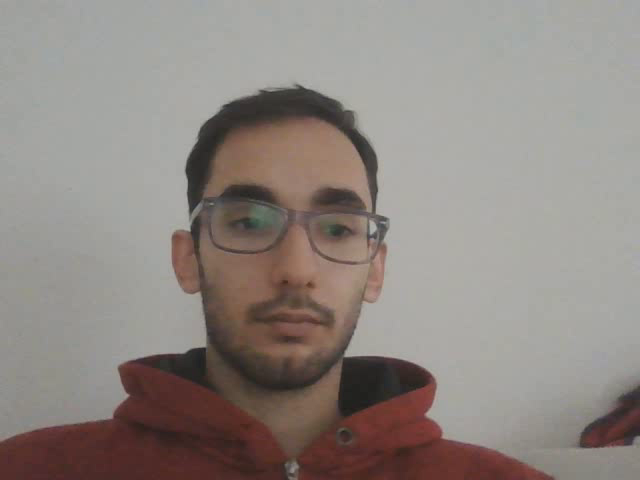
#> input picture frame 12 of görüntü işleme/kameradan görüntü kaydetme/kayit.mp4, 640 x 480 px, given in place of VİDEO.mp4, which was not available
$ python vidCizgiCek.py
#> lines starting #> are read from the running program, lines starting #| are printed output that depends on the picture; after the words box and inside, x2 and y2 are one past the last pixel; in counts of white or black regions, pixels touching at a corner belong together
import cv2

input_path = "VİDEO.mp4"
output_path = "KAYIT_VİDEO_İSMİ.mp4"

cap = cv2.VideoCapture(input_path)
width = int(cap.get(cv2.CAP_PROP_FRAME_WIDTH))
height = int(cap.get(cv2.CAP_PROP_FRAME_HEIGHT))
fps = cap.get(cv2.CAP_PROP_FPS)
fourcc = cv2.VideoWriter_fourcc(*'mp4v')

out = cv2.VideoWriter(output_path, fourcc, fps, (width, height))


while cap.isOpened():
    ret, frame = cap.read()
#> frame is the input picture: shape (480, 640, 3); mean B, G, R 130.1, 135.2, 143.4
    if not ret:
        break

    x_center = width // 2
    cv2.line(frame, (x_center, 0), (x_center, height), (0, 0, 0), thickness=3)
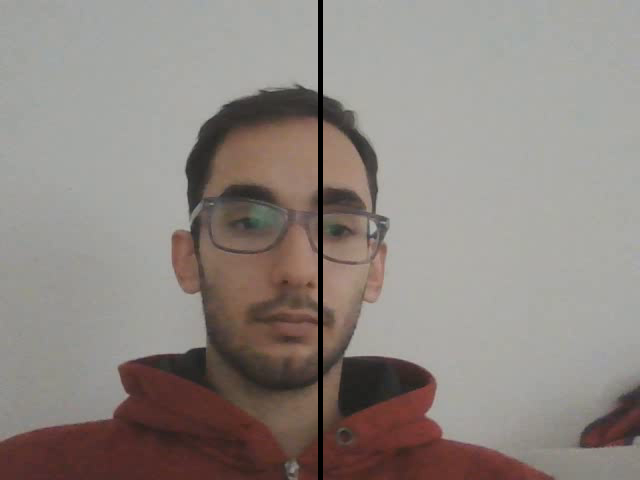
#> frame: shape (480, 640, 3); 0.78% of pixels changed, all inside (x1, y1, x2, y2) = (318, 0, 323, 480)
    out.write(frame)

cap.release()
out.release()
cv2.destroyAllWindows()

$ run again, starting later in the video
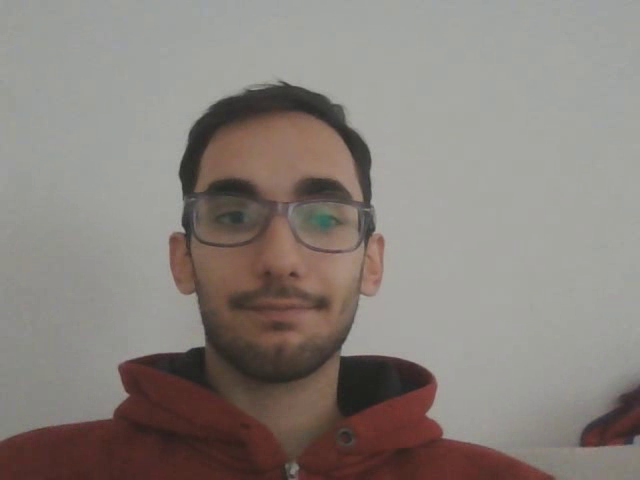
#> input picture frame 58 of görüntü işleme/kameradan görüntü kaydetme/kayit.mp4, 640 x 480 px, given in place of VİDEO.mp4, which was not available
#> frame is the input picture: shape (480, 640, 3); mean B, G, R 124.5, 129.5, 137.3
#> `cv2.line(frame, (x_center, 0), (x_center, height), (0, 0, 0), thicknes..`:
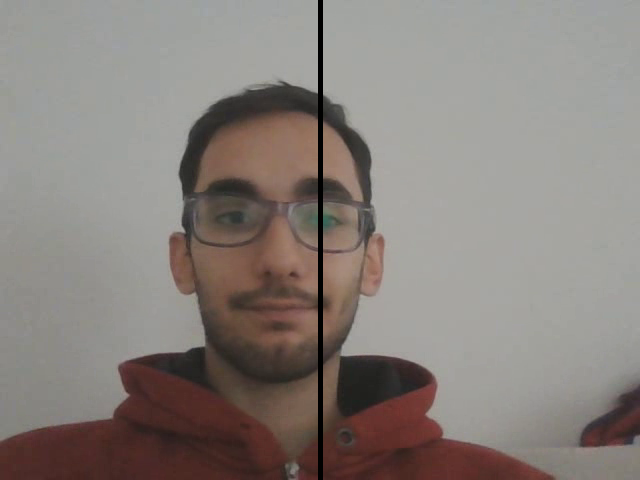
#> frame: shape (480, 640, 3); 0.78% of pixels changed, all inside (x1, y1, x2, y2) = (318, 0, 323, 480)

$ run again, starting later in the video
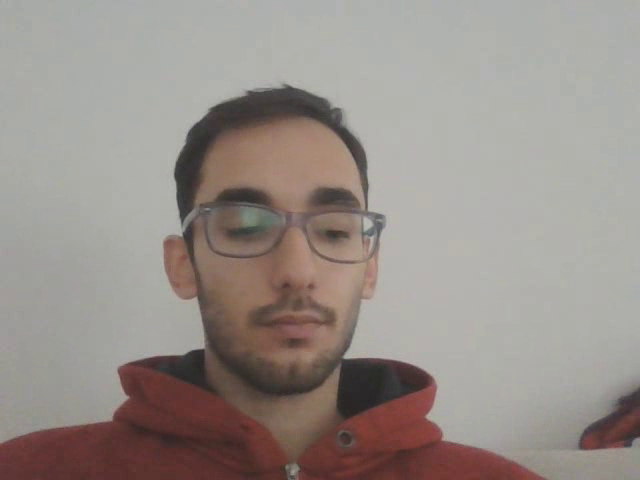
#> input picture frame 103 of görüntü işleme/kameradan görüntü kaydetme/kayit.mp4, 640 x 480 px, given in place of VİDEO.mp4, which was not available
#> frame is the input picture: shape (480, 640, 3); mean B, G, R 138.3, 143.3, 152.3
#> `cv2.line(frame, (x_center, 0), (x_center, height), (0, 0, 0), thicknes..`:
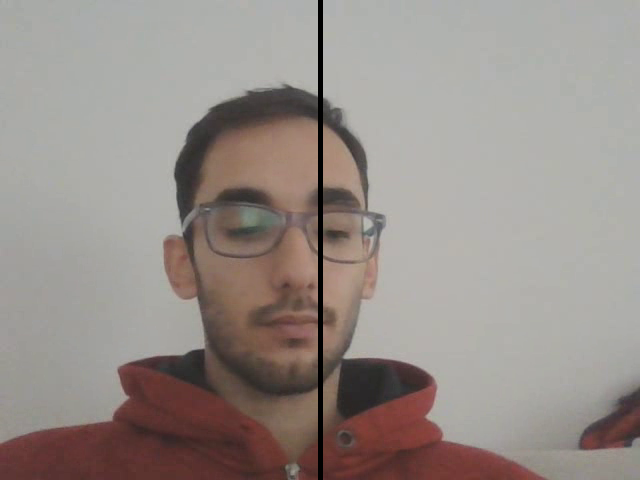
#> frame: shape (480, 640, 3); 0.78% of pixels changed, all inside (x1, y1, x2, y2) = (318, 0, 323, 480)
